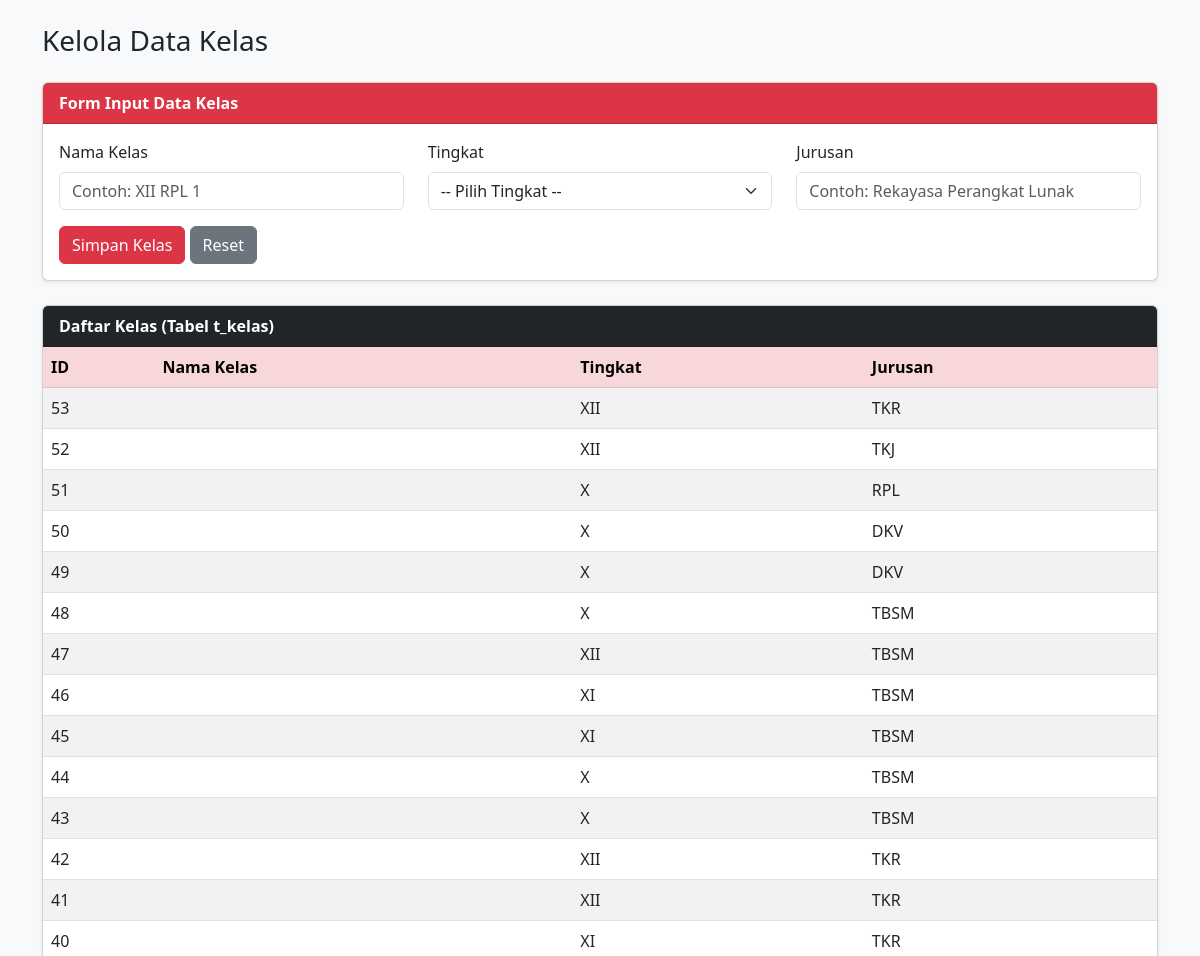
The page /kelas/kelas.php (upper part) on the database as committed earlier.
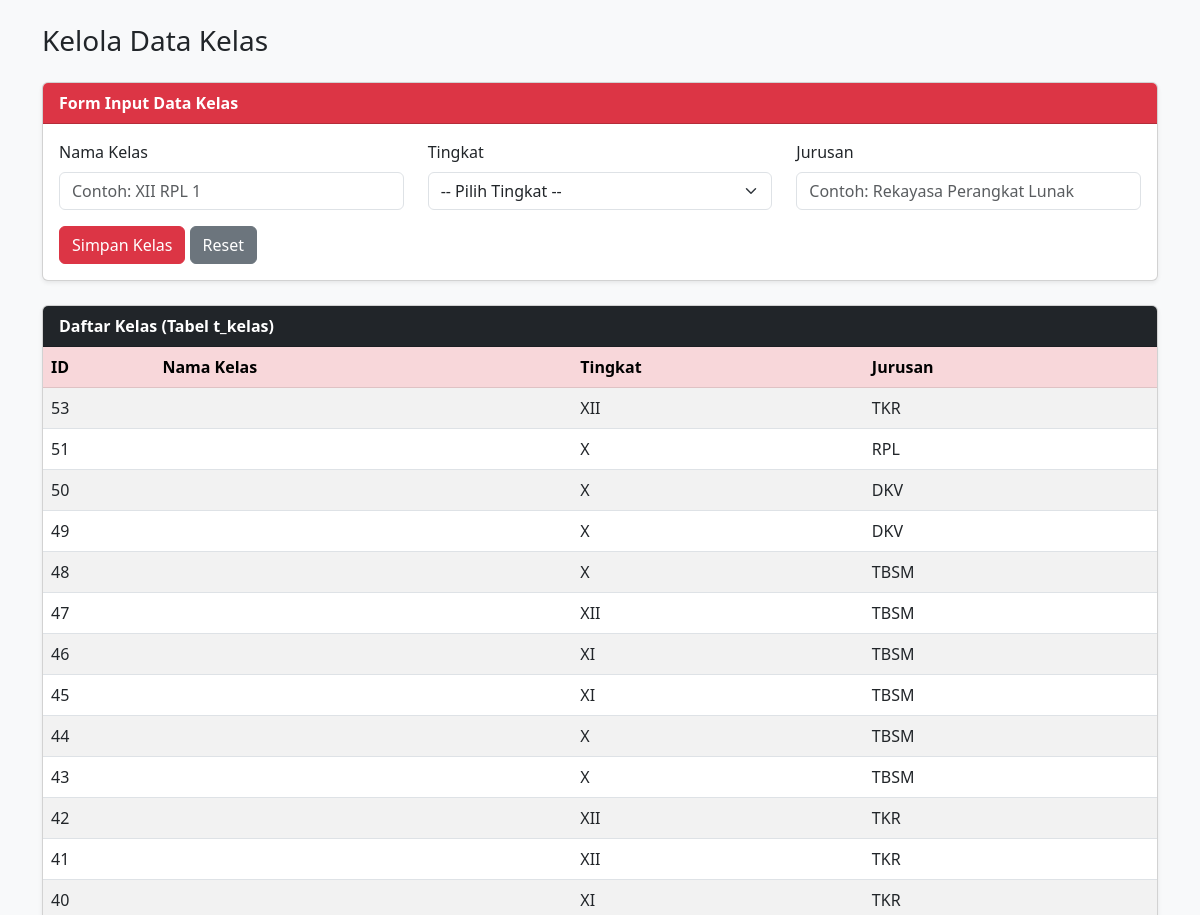
The same page on the database as committed later.
### tables this page shows
CREATE TABLE `t_kelas` (
  `id` int(11) NOT NULL,
  `wali_kelas_id` int(11) DEFAULT 0,
  `nama` varchar(100) DEFAULT NULL,
  `tingkat` varchar(20) NOT NULL,
  `jurusan` varchar(100) NOT NULL,
  `status_aktif` tinyint(1) NOT NULL,
  `created_at` timestamp NOT NULL DEFAULT current_timestamp(),
  `updated_at` timestamp NOT NULL DEFAULT current_timestamp()
);

### kelas/kelas.php (the view, shortened to what this page needs)
<?php
include '../koneksi.php';
?>
<!DOCTYPE html>
<html lang="id">
<head>
  <link href="https://cdn.jsdelivr.net/npm/bootstrap@5.3.0/dist/css/bootstrap.min.css" rel="stylesheet">
</head>
<body class="bg-light p-4">
  <div class="container">
    <h3 class="mb-4">Kelola Data Kelas</h3>
    <div class="card shadow-sm mb-4">
      <div class="card-header bg-danger text-white fw-bold">
        Form Input Data Kelas
      </div>
      <div class="card-body">
        <form action="" method="POST">
          <div class="row">
            <div class="col-md-4 mb-3">
              <label for="nama_kelas" class="form-label">Nama Kelas</label>
              <input type="text" name="nama_kelas" id="nama_kelas" class="form-control" placeholder="Contoh: XII RPL 1" maxlength="50" required>
            </div>
            <div class="col-md-4 mb-3">
              <label for="tingkat" class="form-label">Tingkat</label>
              <select name="tingkat" id="tingkat" class="form-select" required>
                <option value="">-- Pilih Tingkat --</option>
              </select>
            </div>
            <div class="col-md-4 mb-3">
              <label for="jurusan" class="form-label">Jurusan</label>
              <input type="text" name="jurusan" id="jurusan" class="form-control" placeholder="Contoh: Rekayasa Perangkat Lunak" maxlength="100" required>
            </div>
          </div>
          <button type="submit" name="simpan_kelas" class="btn btn-danger">Simpan Kelas</button>
          <button type="reset" class="btn btn-secondary">Reset</button>
        </form>
      </div>
    </div>
    <div class="card shadow-sm">
      <div class="card-header bg-dark text-white fw-bold">
        Daftar Kelas (Tabel t_kelas)
      </div>
      <div class="card-body p-0">
        <table class="table table-striped table-hover mb-0">
          <thead class="table-danger">
            <tr>
              <th width="10%">ID</th>
              <th>Nama Kelas</th>
              <th>Tingkat</th>
              <th>Jurusan</th>
            </tr>
          </thead>
          <tbody>
            <?php
            $query_kelas = mysqli_query($koneksi, "SELECT * FROM t_kelas ORDER BY id DESC");
            if ($query_kelas && mysqli_num_rows($query_kelas) > 0) {
                while ($row = mysqli_fetch_assoc($query_kelas)) {
                    echo "<tr>
                            <td>{$row['id']}</td>
                            <td>{$row['nama_kelas']}</td>
                            <td>{$row['tingkat']}</td>
                            <td>{$row['jurusan']}</td>
                          </tr>";
                }
            } else {
                echo "<tr><td colspan='4' class='text-center py-3'>Belum ada data kelas di database.</td></tr>";
            }
            ?>
          </tbody>
        </table>
      </div>
    </div>
  </div>
</body>
</html>

Rows that differ between the two databases and show on the page:
removed t_kelas: id "52", tingkat "XII", jurusan "TKJ"
